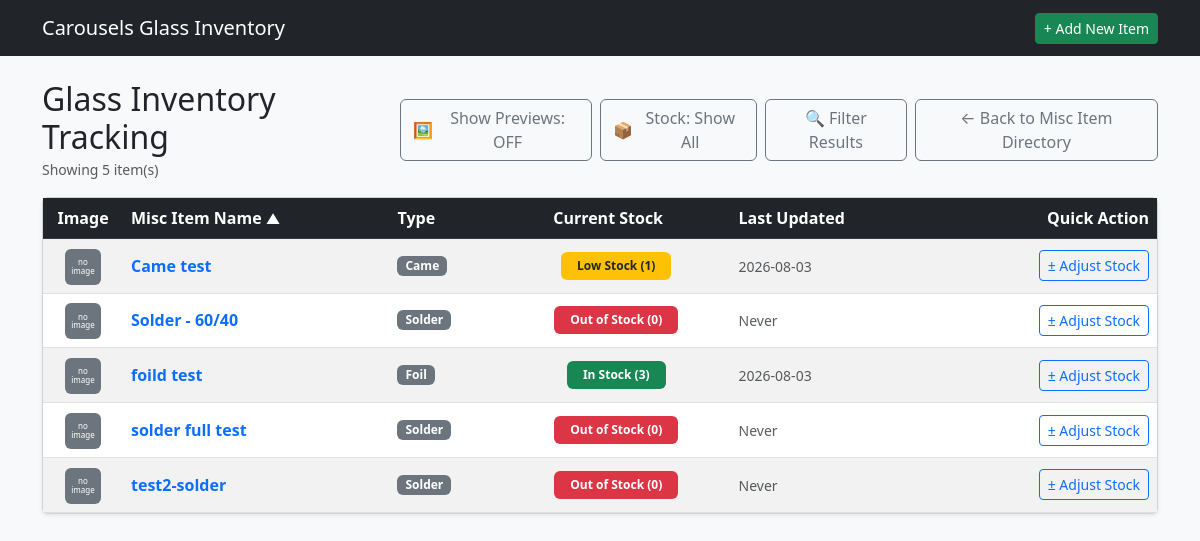
/misc_items/inventory, run on the app's committed database.
### tables this page shows
CREATE TABLE MSP (
    MSIID INTEGER,                           
    MSIPRICE NUMERIC,                         
    STDATE TEXT,                              
    ENDDATE TEXT,                             

    FOREIGN KEY (MSIID) REFERENCES MSI(MSIID) ON DELETE CASCADE ON UPDATE CASCADE

);

CREATE TABLE MSI (

    MSIID INTEGER PRIMARY KEY AUTOINCREMENT,
    MSINAME TEXT,
    MSIIMG TEXT,
    MSISTOCK INTEGER,
    MSIURL TEXT,
    MSINOTE TEXT,
    MSIUNIT NUMERIC,
    UNTTYPE TEXT,
    MSITYPE TEXT,
    ISACTIVE INTEGER,

    FOREIGN KEY (MSITYPE) REFERENCES MST(MSITYPE) ON DELETE CASCADE ON UPDATE CASCADE,
    FOREIGN KEY (UNTTYPE) REFERENCES UNTS(UNTTYPE) ON DELETE CASCADE ON UPDATE CASCADE
    
);

### app.py (the view, shortened to what this page needs)
@app.route('/misc_items/inventory', methods=['GET', 'POST'])
def misc_inventory():
    db = get_db()
    sort_by = request.args.get('sort_by', 'MSINAME')
    order = request.args.get('order', 'asc').lower()
    if order not in ['asc', 'desc']:
        order = 'asc'
    q = request.args.get('q', '').strip()
    min_price = request.args.get('min_price', '').strip()
    max_price = request.args.get('max_price', '').strip()
    stock_filter = request.args.get('stock_filter', '').strip()
    stock_display_mode = request.args.get('stock_display', 'all')
    misc_type_filter = request.args.get('misc_type', '').strip()
    allowed_sorts = {
        'MSIID': 'MSIID',
        'MSINAME': 'MSINAME',
        'MSIPRICE': 'MSIPRICE',
        'MSITYPE': 'MSITYPE',
        'CURRENT_STOCK': 'CURRENT_STOCK',
        'LAST_UPDATED': 'LAST_UPDATED'
    }
    sort_column = allowed_sorts.get(sort_by, 'MSIID')
    sql_sort_column = 'MSINAME' if sort_by == 'MSITYPE' else allowed_sorts.get(sort_by, 'MSINAME')
    where_clauses = ["m.ISACTIVE = 1"]
    params = []
    if q:
        where_clauses.append("(m.MSINAME LIKE ? OR m.MSIMANF LIKE ? OR m.MSINOTE LIKE ?)")
        params.extend([f"%{q}%", f"%{q}%", f"%{q}%"])
    if misc_type_filter:
        where_clauses.append("m.MSITYPE = ?")
        params.append(misc_type_filter)
    where_sql = f"WHERE {' AND '.join(where_clauses)}"
    having_conditions = []
    if stock_filter == 'out':
        having_conditions.append("CURRENT_STOCK = 0")
    elif stock_filter == 'low':
        having_conditions.append("CURRENT_STOCK = 1")
    elif stock_filter == 'in':
        having_conditions.append("CURRENT_STOCK > 1")
    if stock_display_mode == 'out':
        having_conditions.append("CURRENT_STOCK <= 0")
    elif stock_display_mode == 'hide':
        having_conditions.append("CURRENT_STOCK > 0")
    stock_having_sql = f"GROUP BY MSIID, MSINAME, MSIURL, MSIIMG, MSINOTE, MSITYPE, UNTTYPE, ISACTIVE, MSIPRICE, CURRENT_STOCK, LAST_UPDATED HAVING {' AND '.join(having_conditions)}" if having_conditions else ""
    query = f"""
        SELECT MSIID, MSINAME, MSIURL, MSIIMG, MSINOTE, MSITYPE, UNTTYPE,
               ISACTIVE, MSIPRICE, CURRENT_STOCK, LAST_UPDATED
        FROM (
            SELECT m.MSIID, m.MSINAME, m.MSIURL, m.MSIIMG,
                   m.MSINOTE, m.MSITYPE, m.UNTTYPE, m.ISACTIVE, p.MSIPRICE,
                   COALESCE((
                       SELECT i.MSISTOCK
                       FROM MSIINV i
                       WHERE i.MSIID = m.MSIID
                       ORDER BY i.TS DESC, i.MSITRNID DESC
                       LIMIT 1
                   ), 0) AS CURRENT_STOCK,
                   (
                       SELECT i.TS
                       FROM MSIINV i
                       WHERE i.MSIID = m.MSIID
                       ORDER BY i.TS DESC, i.MSITRNID DESC
                       LIMIT 1
                   ) AS LAST_UPDATED
            FROM MSI m
            LEFT JOIN UNTS u ON m.UNTTYPE = u.UNTTYPE
            LEFT JOIN MSP p ON m.MSIID = p.MSIID
            {where_sql}
        ) sub
        {stock_having_sql}
        ORDER BY {sql_sort_column} {order.upper()}
    """
    inventory_items = db.execute(query, params).fetchall()
    unit_types = db.execute("SELECT * FROM UNTS").fetchall()
    misc_types = db.execute("SELECT * FROM MST").fetchall()
    return render_template(
        'misc_inventory.html',
        inventory_items=inventory_items,
        unit_types=unit_types,
        misc_types=misc_types,
        current_sort=sort_by,
        current_order=order,
        today_date=date.today().isoformat(),
        filters={
            'q': request.args.get('q', ''),
            'min_price': request.args.get('min_price', ''),
            'max_price': request.args.get('max_price', ''),
            'stock_filter': request.args.get('stock_filter', ''),
            'stock_display': stock_display_mode,
            'misc_type': misc_type_filter,
        }
    )

### app.py (called while the page is built)
def get_db():
    conn = sqlite3.connect(DATABASE)
    conn.row_factory = sqlite3.Row
    conn.execute("PRAGMA foreign_keys = ON;")
    return conn

### templates/misc_inventory.html (shortened to what this page needs)
{% extends 'base.html' %}
{% block content %}
<div class="d-flex justify-content-between align-items-center mb-3">
    <div>
        <h2 class="mb-0">Glass Inventory Tracking</h2>
        <small class="text-muted">Showing {{ inventory_items|length }} item(s)</small>
    </div>
    <div class="d-flex gap-2">
        <button type="button" id="thumbnailToggleBtn" class="btn btn-outline-secondary d-flex align-items-center gap-1" onclick="toggleThumbnails()">
            🖼️ <span id="toggleBtnText">Show Previews: OFF</span>
        </button>
        {% set stock_mode = filters.stock_display | default('all') %}
        <button type="button" id="stockDisplayToggleBtn" class="btn btn-outline-secondary d-flex align-items-center gap-1" onclick="cycleStockDisplay()">
            📦 <span id="stockDisplayBtnText">
                {% if stock_mode == 'out' %}Stock: Out Only
                {% elif stock_mode == 'hide' %}Stock: Hide Out
                {% else %}Stock: Show All{% endif %}
            </span>
        </button>
	<button type="button" class="btn btn-outline-secondary d-flex align-items-center gap-1" data-bs-toggle="modal" data-bs-target="#filterModal">
            🔍 Filter Results
        </button>
        <a href="{{ url_for('list_misc') }}" class="btn btn-outline-secondary">← Back to Misc Item Directory</a>
    </div>
</div>
{% macro sort_header(col_key, label) %}
    {% set new_order = 'desc' if current_sort == col_key and current_order == 'asc' else 'asc' %}
    <a href="{{ url_for('misc_inventory', sort_by=col_key, order=new_order, **filters) }}" class="text-white text-decoration-none d-block">
        {{ label }}
        {% if current_sort == col_key %}
            <small>{{ '▲' if current_order == 'asc' else '▼' }}</small>
        {% else %}
            <small class="text-muted" style="opacity: 0.4;">↕</small>
        {% endif %}
    </a>
{% endmacro %}
<div class="card shadow-sm">
    <div class="card-body p-0">
        <table class="table table-striped table-hover mb-0 align-middle">
            <thead class="table-dark">
                <tr>
                    <th style="width: 80px;" class="text-center">Image</th>
                    <th>{{ sort_header('MSINAME', 'Misc Item Name') }}</th>
                    <th>{{ sort_header('MSITYPE', 'Type') }}</th>
                    <th class="text-center">{{ sort_header('CURRENT_STOCK', 'Current Stock') }}</th>
                    <th>{{ sort_header('LAST_UPDATED', 'Last Updated') }}</th>
                    <th class="text-end">Quick Action</th>
                </tr>
            </thead>
            <tbody>
                {% for item in inventory_items %}
                {% set stock = item.CURRENT_STOCK if item.CURRENT_STOCK is not none else 0 %}
                {% set img_src = item.MSIIMG %}
                {% if img_src %}
                    {% if not img_src.startswith('http') and not img_src.startswith('/') and not img_src.startswith('static/') %}
                        {% set img_src = 'static/' + img_src %}
                    {% endif %}
                {% endif %}
                <tr>
                    <td class="text-center">
                        {% if img_src %}
                            {% set resolved_img_url = url_for('static', filename=img_src.replace('static/', '')) if img_src.startswith('static/') else img_src %}
                            <div class="image-container-wrapper position-relative d-inline-block">
                                <button type="button" class="btn btn-sm btn-light border p-0 image-preview-btn shadow-sm"
                                        data-bs-toggle="modal"
                                        data-bs-target="#imagePreviewModal"
                                        data-imgsrc="{{ resolved_img_url }}"
                                        data-glassname="{{ item.MSINAME }}"
                                        onmouseenter="showHoverPopup(event, '{{ resolved_img_url }}')"
                                        onmouseleave="hideHoverPopup()"
                                        style="width: 36px; height: 36px;">
                                    <span class="icon-view fs-6">🖼️</span>
                                    <img src="{{ resolved_img_url }}" class="thumb-view rounded d-none" style="width: 34px; height: 34px; object-fit: cover;" alt="thumb">
                                </button>
                            </div>
                        {% else %}
                            <div class="bg-secondary text-white rounded d-inline-flex align-items-center justify-content-center p-1"
                                 style="width: 36px; height: 36px; font-size: 8px; line-height: 1.1; text-align: center;"
                                 title="No image exists">
                                no image
                            </div>
                        {% endif %}
                    </td>
                    <td>
                        <a href="{{ url_for('misc_detail', misc_id=item.MSIID) }}" class="fw-bold text-decoration-none text-primary">
                            {{ item.MSINAME }}
                        </a>
                    </td>
                    <td>
                        <div class="d-flex flex-wrap gap-1 align-items-center">
                            {% if item.MSITYPE %}
                                <span class="badge bg-secondary text-white px-2 py-1">
                                    {{ item.MSITYPE }}
                                </span>
                            {% endif %}
                        </div>
                    </td>
                    <td class="text-center">
                        {% if stock <= 0 %}
                            <span class="badge bg-danger px-3 py-2">Out of Stock (0)</span>
                        {% elif stock == 1 %}
                            <span class="badge bg-warning text-dark px-3 py-2">Low Stock (1)</span>
                        {% else %}
                            <span class="badge bg-success px-3 py-2">In Stock ({{ stock }})</span>
                        {% endif %}
                    </td>
                    <td>
                        <span class="text-muted small">{{ item.LAST_UPDATED or 'Never' }}</span>
                    </td>
                    <td class="text-end">
                        <button type="button" class="btn btn-sm btn-outline-primary adjust-btn"
                                data-bs-toggle="modal"
                                data-bs-target="#adjustModal"
                                data-glassid="{{ item.MSIID }}"
                                data-glassname="{{ item.MSINAME }}"
                                data-currentstock="{{ stock }}">
                            ± Adjust Stock
                        </button>
                    </td>
                </tr>
                {% endfor %}
            </tbody>
        </table>
    </div>
</div>
</div>
{% endblock %}

### data on the page
MSP: MSINAME "Came test", MSITYPE "Came", shows "Low Stock (1)", STDATE "2026-08-03"
MSP: MSINAME "Solder - 60/40", MSITYPE "Solder", shows "Out of Stock (0)", LAST_UPDATED "Never"
MSP: MSINAME "foild test", MSITYPE "Foil", MSIID "3", STDATE "2026-08-03"
MSI: MSINAME "solder full test", MSITYPE "Solder", shows "Out of Stock (0)", LAST_UPDATED "Never"
MSI: MSINAME "test2-solder", MSITYPE "Solder", shows "Out of Stock (0)", LAST_UPDATED "Never"

### other printed values
{{ inventory_items|length }} "5"
{{ label }} "Misc Item Name Type Current Stock Last Updated"
{{ '▲' if current_order == 'asc' else '▼' }} "▲"
